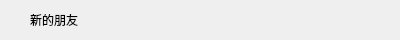
<?xml version="1.0" encoding="UTF-8"?>
<ui version="4.0">
 <class>GroupTipItem</class>
 <widget class="QWidget" name="GroupTipItem">
  <property name="geometry">
   <rect>
    <x>0</x>
    <y>0</y>
    <width>400</width>
    <height>40</height>
   </rect>
  </property>
  <property name="minimumSize">
   <size>
    <width>0</width>
    <height>40</height>
   </size>
  </property>
  <property name="maximumSize">
   <size>
    <width>16777215</width>
    <height>40</height>
   </size>
  </property>
  <property name="windowTitle">
   <string>Form</string>
  </property>
  <layout class="QVBoxLayout" name="verticalLayout">
   <property name="spacing">
    <number>0</number>
   </property>
   <property name="leftMargin">
    <number>30</number>
   </property>
   <property name="topMargin">
    <number>0</number>
   </property>
   <property name="rightMargin">
    <number>0</number>
   </property>
   <property name="bottomMargin">
    <number>0</number>
   </property>
   <item>
    <widget class="QLabel" name="label">
     <property name="text">
      <string>新的朋友</string>
     </property>
    </widget>
   </item>
  </layout>
 </widget>
 <resources/>
 <connections/>
</ui>
